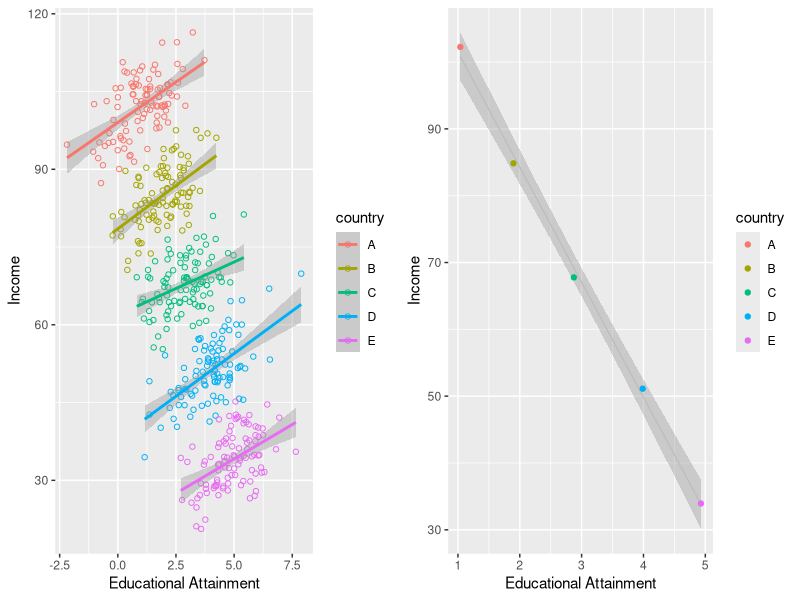

Generate this figure with R:
## ---- chunk 1
knitr::opts_chunk$set(echo = TRUE)
knitr::opts_chunk$set(fig.path="assets/img/ecofall/")
## ---- chunk 2
library(tidyverse)
library(gridExtra)
cont.list <- c('A','B','C','D','E')
nsam <- 100
tbl <- tibble(country=rep(cont.list,each=nsam), bl=rep(seq(100,by=-20,length.out=length(cont.list)),each=nsam))
for (i in seq_along(cont.list <- c('A','B','C','D','E'))){
  tbl[tbl$country==cont.list[i],'EA'] <- rnorm(nsam, mean=i)
}
tbl <- tbl %>% mutate(income=3*EA+bl+rnorm(n=nsam,sd=5))
tbl2 <- tbl %>% group_by(country) %>% summarize(mean_EA=mean(EA), mean_income=mean(income))
## ---- chunk 3
p1 <- ggplot(tbl, aes(x=EA, y=income, color=country)) + geom_point(shape=1) + geom_smooth(method=lm) + ylab('Income') + xlab('Educational Attainment')
p2 <- ggplot(tbl2, aes(x=mean_EA, y=mean_income, color=country)) + geom_smooth(method=lm, size=0.5, color='grey') + ylab('Income') + xlab('Educational Attainment') + geom_point(shape=19)
grid.arrange(p1, p2, nrow=1)
